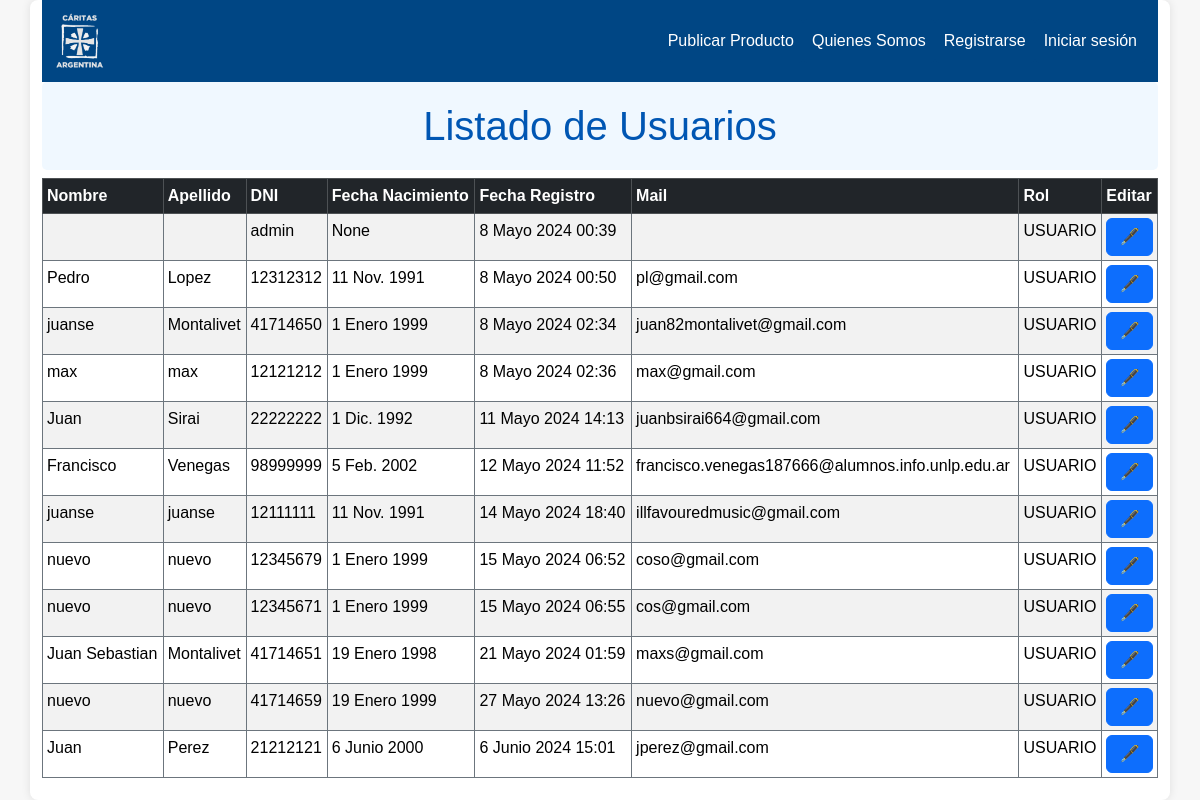
Page /listar_usuarios on the committed database.
### intercambios_caritas/models.py (models this page shows, shortened)
class Usuario(AbstractUser):
    telefono = models.CharField(max_length=20, blank=True, null=True)
    direccion = models.CharField(max_length=100, blank=True, null=True)
    nacimiento = models.DateField(blank=True, null=True)
    class Types(models.TextChoices):
        Administrador = "Administrador", "Administrador"
        Usuario = "Usuario", "Usuario"
        Moderador = "Moderador", "Moderador"
    rol = models.CharField(
        max_length=20, choices=Types.choices, default=Types.Usuario
    )
    def __init__(self, *args, **kwargs):
        telefono = kwargs.pop('telefono', None)
        direccion = kwargs.pop('direccion', None)
        nacimiento = kwargs.pop('nacimiento', None)
        super().__init__(*args, **kwargs)
        if telefono is not None:
            self.telefono = telefono
        if direccion is not None:
            self.direccion = direccion
        if nacimiento is not None:
            self.nacimiento = nacimiento
    def getRol(self):
        return self.rol

### intercambios_caritas/views.py (the view)
# urls.py: path('listar_usuarios', views.listar_usuarios, name="listar_usuarios"),
def listar_usuarios(request):
    usuarios = Usuario.objects.all()
    return render(request, 'administracion_usuarios/listar_usuarios.html', {'usuarios': usuarios})

### templates/administracion_usuarios/listar_usuarios.html
{% extends 'layouts/base.html' %}
{% block content %}
{% include 'layouts/navbar.html' %}
<h1 class="text-center custom-h1-bg mb-2">Listado de Usuarios</h1>
{% if usuarios %}
<div class="table-responsive">
  <table class="table table-striped table-hover table-bordered border-secondary table-sm">
    <thead class="table-dark">
      <tr>
        <th scope="col">Nombre</th>
        <th scope="col">Apellido</th>
        <th scope="col">DNI</th>
        <th scope="col">Fecha Nacimiento</th>
        <th scope="col">Fecha Registro</th>
        <th scope="col">Mail</th>
        <th scope="col">Rol</th>
        <th scope="col">Editar</th>
      </tr>
    </thead>
    <tbody>
      {% for usuario in usuarios %}
      <tr scope="row">
        <td>{{ usuario.first_name }}</td>
        <td>{{ usuario.last_name }}</td>
        <td>{{ usuario.username }}</td>
        <td>{{ usuario.nacimiento }}</td>
        <td>{{ usuario.date_joined }}</td>
        <td>{{ usuario.email }}</td>
        <td>{{ usuario.getRol }}</td>
        <td><a href="{% url 'ver_perfil' usuario.username %}" class="btn btn-primary d-block">🖋️</a></td>
      </tr>
      {% endfor %}
    </tbody>
  </table>
</div>
{% else %}
<p style="font-size: 1.2rem; color: #555; text-align: center; margin-top: 20px;">No hay usuarios para mostrar.</p>
{% endif %}
{% endblock %}

### static/styles/custom.css (style rules this page uses)
* { margin: 0; padding: 0; box-sizing: border-box; }
html { scroll-behavior: smooth; }
body { font-family: 'Arial', sans-serif; line-height: 1.6; background-color: #f7f7f7; color: #333; }
h1, h2, h3, h4, h5, h6 { margin-bottom: 0; color: #0056b3; }
a { color: #0056b3; text-decoration: none; }
.custom-h1-bg { background-color: #f0f8ff; padding: 20px; border-radius: 5px; }

### rows in the picture
Usuario: username "admin", nacimiento "None", date_joined "8 Mayo 2024 00:39", getRol "USUARIO"
Usuario: first_name "Pedro", last_name "Lopez", username "12312312", nacimiento "11 Nov. 1991", date_joined "8 Mayo 2024 00:50", email "pl@gmail.com", getRol "USUARIO"
Usuario: first_name "juanse", last_name "Montalivet", username "41714650", nacimiento "1 Enero 1999", date_joined "8 Mayo 2024 02:34", email "juan82montalivet@gmail.com", getRol "USUARIO"
Usuario: first_name "max", last_name "max", username "12121212", nacimiento "1 Enero 1999", date_joined "8 Mayo 2024 02:36", email "max@gmail.com", getRol "USUARIO"
Usuario: first_name "Juan", last_name "Sirai", username "22222222", nacimiento "1 Dic. 1992", date_joined "11 Mayo 2024 14:13", email "juanbsirai664@gmail.com", getRol "USUARIO"
Usuario: first_name "Francisco", last_name "Venegas", username "98999999", nacimiento "5 Feb. 2002", date_joined "12 Mayo 2024 11:52", email "francisco.venegas187666@alumnos.info.unlp.edu.ar", getRol "USUARIO"
Usuario: first_name "juanse", last_name "juanse", username "12111111", nacimiento "11 Nov. 1991", date_joined "14 Mayo 2024 18:40", email "illfavouredmusic@gmail.com", getRol "USUARIO"
Usuario: first_name "nuevo", last_name "nuevo", username "12345679", nacimiento "1 Enero 1999", date_joined "15 Mayo 2024 06:52", email "coso@gmail.com", getRol "USUARIO"
Usuario: first_name "nuevo", last_name "nuevo", username "12345671", nacimiento "1 Enero 1999", date_joined "15 Mayo 2024 06:55", email "cos@gmail.com", getRol "USUARIO"
Usuario: first_name "Juan Sebastian", last_name "Montalivet", username "41714651", nacimiento "19 Enero 1998", date_joined "21 Mayo 2024 01:59", email "maxs@gmail.com", getRol "USUARIO"
Usuario: first_name "nuevo", last_name "nuevo", username "41714659", nacimiento "19 Enero 1999", date_joined "27 Mayo 2024 13:26", email "nuevo@gmail.com", getRol "USUARIO"
Usuario: first_name "Juan", last_name "Perez", username "21212121", nacimiento "6 Junio 2000", date_joined "6 Junio 2024 15:01", email "jperez@gmail.com", getRol "USUARIO"
